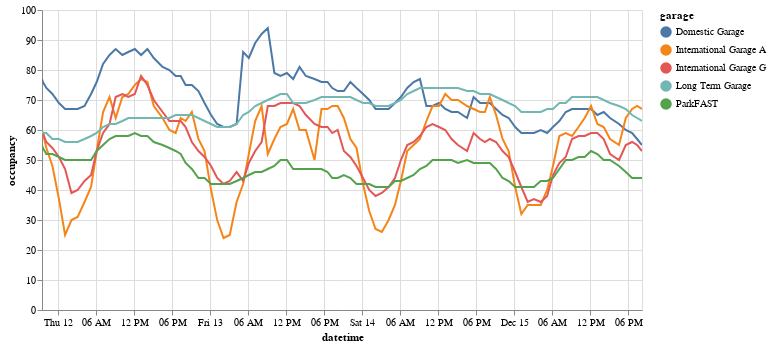

The notebook cell saved with this chart:
### Code cell
source = df

nearest = alt.selection_point(
    nearest=True, on="pointerover", fields=["datetime"], empty=False
)

line = (
    alt.Chart(data=source)
    .encode(x="datetime", y="occupancy", color="garage")
    .mark_line()
    .interactive()
)

selectors = (
    alt.Chart(source)
    .mark_point()
    .encode(
        x="datetime",
        opacity=alt.value(0),
    )
    .add_params(nearest)
)
when_near = alt.when(nearest)

# Draw points on the line, and highlight based on selection
points = line.mark_point().encode(
    opacity=when_near.then(alt.value(1)).otherwise(alt.value(0))
)

# Draw text labels near the points, and highlight based on selection
text = line.mark_text(align="left", dx=5, dy=-5).encode(
    text=when_near.then("occupancy:Q").otherwise(alt.value(" "))
)

# Draw a rule at the location of the selection
rules = (
    alt.Chart(source)
    .mark_rule(color="gray")
    .encode(
        x="datetime",
    )
    .transform_filter(nearest)
)
# Put the five layers into a chart and bind the data
alt.layer(line, selectors, points, rules, text).properties(width=600, height=300)

### Figure 1 — Vega-Lite specification as saved in the notebook (floating-point values rounded to 4 significant figures; data arrays with more than 128 entries replaced by an {"elided": "..."} marker saying what was removed)
{"config": {"view": {"continuousWidth": 300, "continuousHeight": 300}}, "layer": [{"mark": {"type": "line"}, "encoding": {"color": {"field": "garage", "type": "nominal"}, "x": {"field": "datetime", "type": "temporal"}, "y": {"field": "occupancy", "type": "quantitative"}}, "name": "view_3"}, {"mark": {"type": "point"}, "encoding": {"opacity": {"value": 0}, "x": {"field": "datetime", "type": "temporal"}}, "name": "view_4"}, {"mark": {"type": "point"}, "encoding": {"color": {"field": "garage", "type": "nominal"}, "opacity": {"condition": [{"param": "param_3", "value": 1, "empty": false}], "value": 0}, "x": {"field": "datetime", "type": "temporal"}, "y": {"field": "occupancy", "type": "quantitative"}}}, {"mark": {"type": "rule", "color": "gray"}, "encoding": {"x": {"field": "datetime", "type": "temporal"}}, "transform": [{"filter": {"param": "param_3", "empty": false}}]}, {"mark": {"type": "text", "align": "left", "dx": 5, "dy": -5}, "encoding": {"color": {"field": "garage", "type": "nominal"}, "text": {"condition": {"param": "param_3", "empty": false, "field": "occupancy", "type": "quantitative"}, "value": " "}, "x": {"field": "datetime", "type": "temporal"}, "y": {"field": "occupancy", "type": "quantitative"}}}], "data": {"name": "data-fb63079e24ad5268813e064dbd1a2a79"}, "height": 300, "params": [{"name": "param_4", "select": {"type": "interval", "encodings": ["x", "y"]}, "bind": "scales", "views": ["view_3"]}, {"name": "param_3", "select": {"type": "point", "fields": ["datetime"], "nearest": true, "on": "pointerover"}, "views": ["view_4"]}], "width": 600, "$schema": "https://vega.github.io/schema/vega-lite/v5.20.1.json", "datasets": {"data-fb63079e24ad5268813e064dbd1a2a79": {"elided": "485 records"}}}
